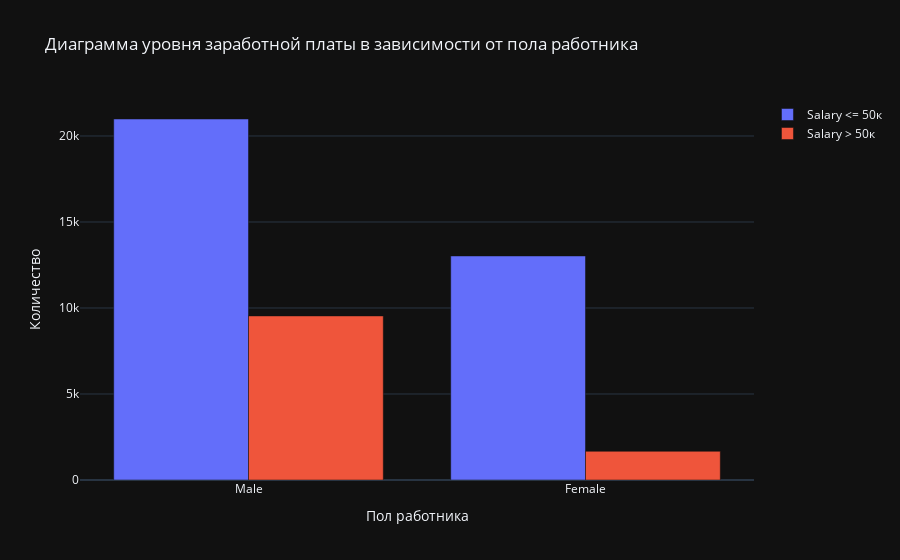

Here is the notebook cell this chart was saved with:
### Code cell
fig = go.Figure()
fig.add_trace(go.Bar(x = gender_df1['gender'], y = gender_df1['count'], name='Salary <= 50к'))
fig.add_trace(go.Bar(x = gender_df2['gender'], y = gender_df2['count'], name='Salary > 50к'))
fig.update_layout(title="Диаграмма уровня заработной платы в зависимости от пола работника",
                  xaxis_title="Пол работника",
                  yaxis_title="Количество")
fig.show()

### Figure 1 — Plotly figure (JSON) as saved in the notebook; plotly's stock layout.template omitted (floating-point values rounded to 4 significant figures)
{"data": [{"name": "Salary <= 50к", "x": ["Male", "Female"], "y": [20988, 13026], "type": "bar"}, {"name": "Salary > 50к", "x": ["Male", "Female"], "y": [9539, 1669], "type": "bar"}], "layout": {"title": {"text": "Диаграмма уровня заработной платы в зависимости от пола работника"}, "xaxis": {"title": {"text": "Пол работника"}}, "yaxis": {"title": {"text": "Количество"}}}}
